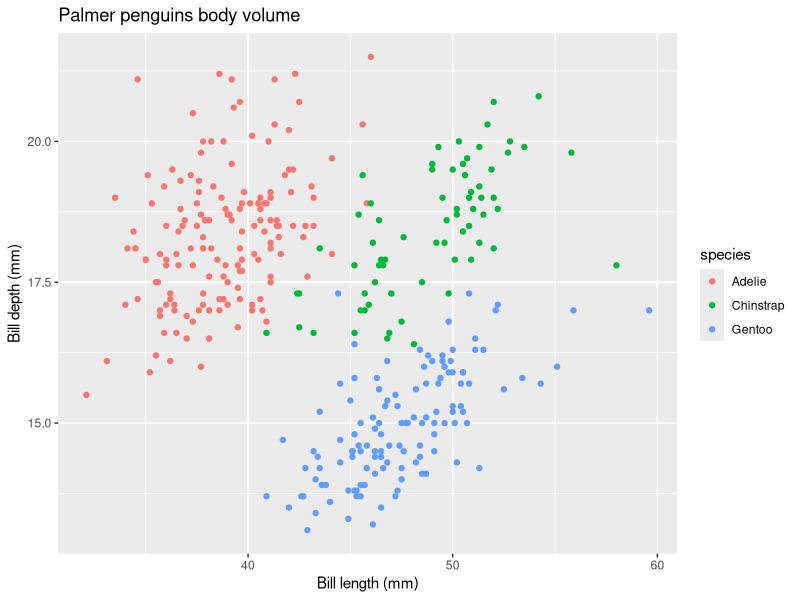
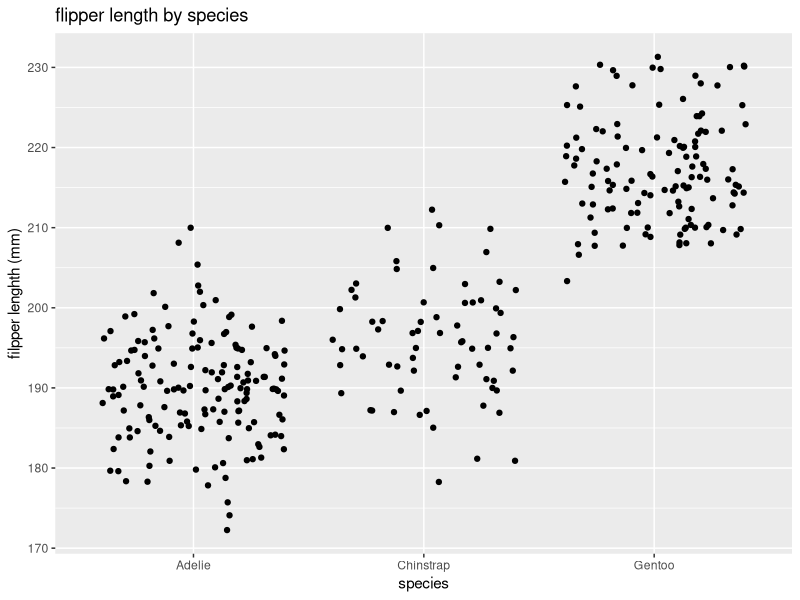

Write R code to recreate these figures, in order.
## ---- chunk 1
library(tidyverse)
library(palmerpenguins)
## ---- chunk 2


fx <- expression (x^2)
df_dx <- D(fx , 'x')
x <- 3
eval(df_dx)


## ---- chunk 3
pa = expression (2 * (3 * a + 2)^4 - 5)
dp_da <- D(pa, 'a')
a <- 1.2
eval(dp_da)
## ---- chunk 4
ggplot(data = penguins, aes (x = bill_length_mm, y = bill_depth_mm, color = species)) + 
  geom_point() + 
  labs(x = "Bill length (mm)", 
       y= "Bill depth (mm)", 
       title = "Palmer penguins body volume")

## ---- chunk 5
ggplot(data = penguins, aes (x = species, y = flipper_length_mm)) + 
  geom_jitter() + 
    labs(x = "species", 
       y= "filpper lenghth (mm)", 
       title = "flipper length by species")
